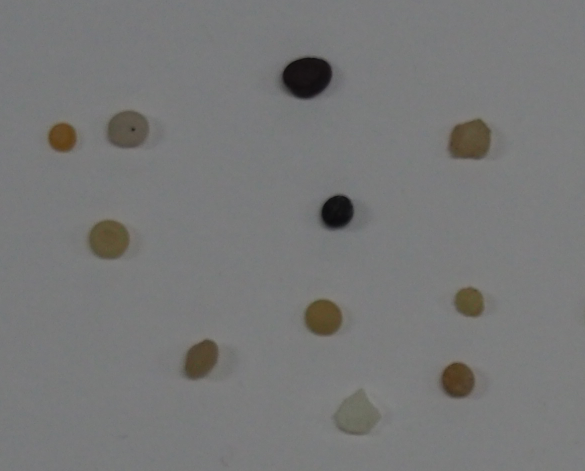
#> input picture p3/PEL.png, 1170 x 942 px, found by its file name (shown at 1/2 size)
$ jupyter execute --allow-errors VC_PE_pebbles.ipynb
#> lines starting #> are read from the running program, lines starting #| are printed output that depends on the picture
[cell 1]
import cv2

# Función callback para los trackbars
def on_change(value):
    # Aplicar el detector de bordes Canny a la imagen
    edges = cv2.Canny(img_gris, cv2.getTrackbarPos("Umbral Mínimo", "Ajuste Canny"),
                      cv2.getTrackbarPos("Umbral Máximo", "Ajuste Canny"))

    # Mostrar la imagen con los bordes detectados
    cv2.imshow("Ajuste Canny", edges)

# Cargamos la imagen
image_path = "pel.png"  # Reemplaza "tu_imagen.jpg" con la ruta de tu imagen
image = cv2.imread(image_path)
#> image is the input picture: shape (942, 1170, 3); mean B, G, R 119.2, 119.7, 119.4
img_gris = cv2.cvtColor(image, cv2.COLOR_BGR2GRAY)
# Redimensionar la imagen a un tamaño más pequeño
resize_width = 585
resize_height = 471
img_gris = cv2.resize(image, (resize_width, resize_height))
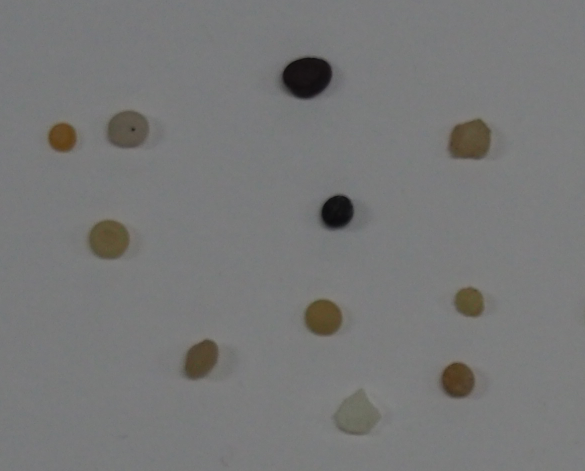
#> img_gris: shape (471, 585, 3); mean B, G, R 119.4, 119.8, 119.6

# Crear una ventana con trackbars
cv2.namedWindow("Ajuste Canny")
cv2.resizeWindow("Ajuste Canny", 585, 471)  # Ajusta el tamaño según tus preferencias

# Crear trackbars para el umbral mínimo y máximo
cv2.createTrackbar("Umbral Mínimo", "Ajuste Canny", 0, 255, on_change)
cv2.createTrackbar("Umbral Máximo", "Ajuste Canny", 0, 255, on_change)

# Llama a on_change con valores iniciales
on_change(0)
#> in on_change, `edges = cv2.Canny(img_gris, cv2.getTrackbarPos("Umbral Mínimo", "Ajust..`:
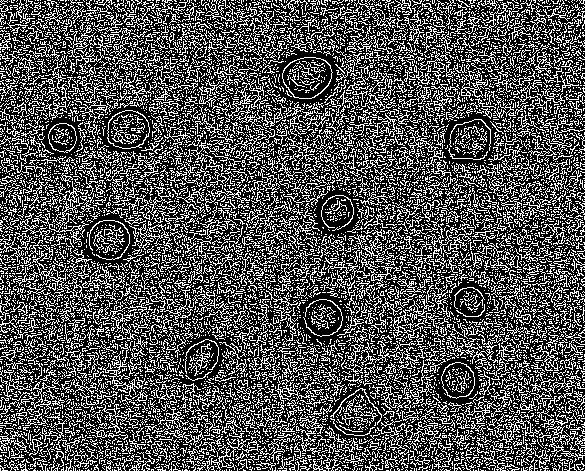
#> edges: shape (471, 585); 32% white in thin lines or dots

# Mostrar la imagen original
cv2.imshow("Ajuste Canny", image)

# Esperar a que el usuario ajuste los valores con los trackbars
cv2.waitKey(0)
cv2.destroyAllWindows()

$ run again, with p3/tar-03-olympus-10-01-2020.JPG saved as p3/PEL.png
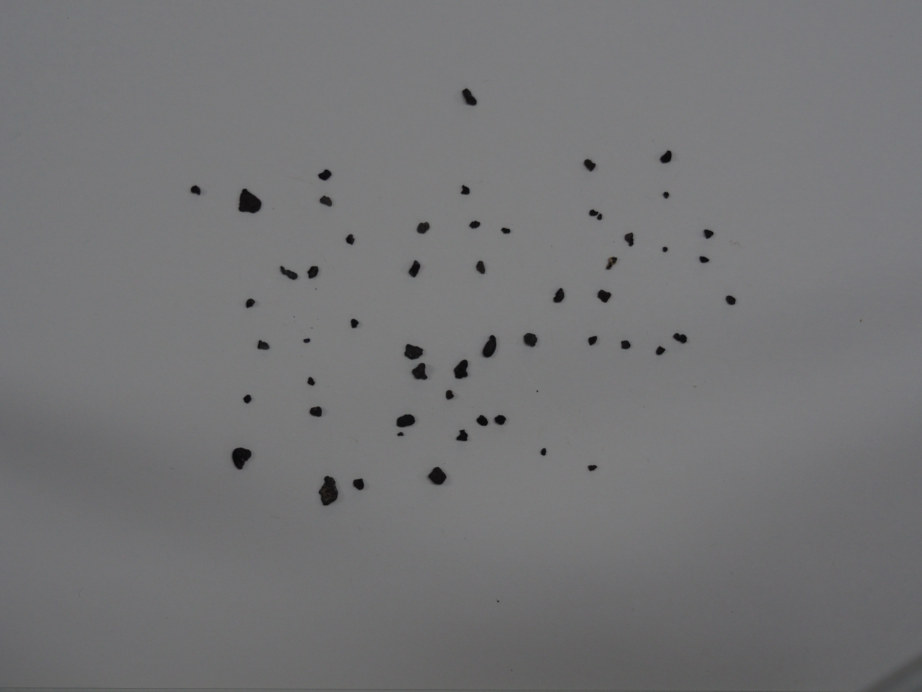
#> input picture p3/tar-03-olympus-10-01-2020.JPG, 4608 x 3456 px, found by its file name (shown at 1/5 size)
#> image is the input picture: shape (3456, 4608, 3); mean B, G, R 117.2, 116.1, 116
#> `img_gris = cv2.resize(image, (resize_width, resize_height))`:
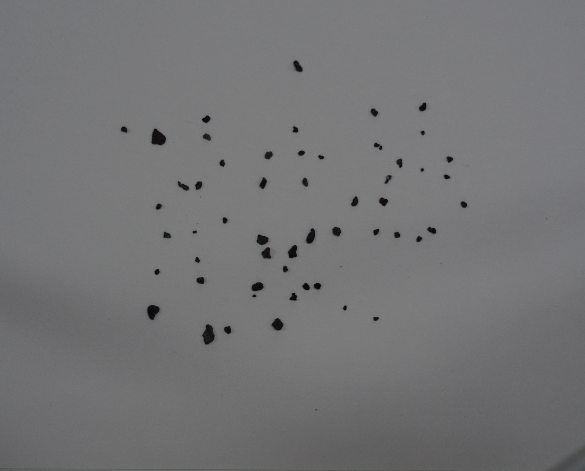
#> img_gris: shape (471, 585, 3); mean B, G, R 117.1, 116, 115.8
#> in on_change, `edges = cv2.Canny(img_gris, cv2.getTrackbarPos("Umbral Mínimo", "Ajust..`:
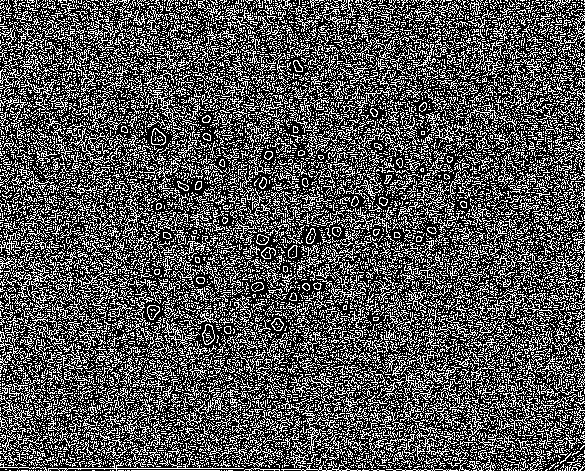
#> edges: shape (471, 585); 32.8% white in thin lines or dots
